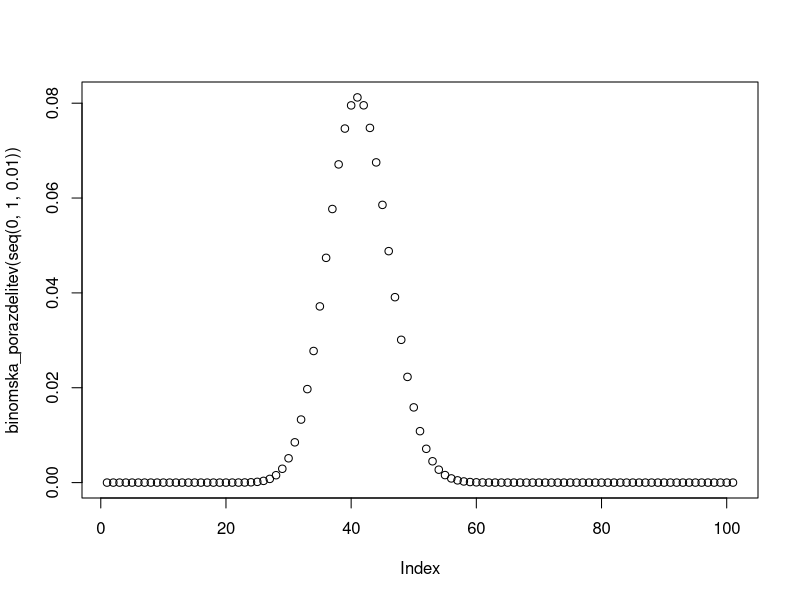
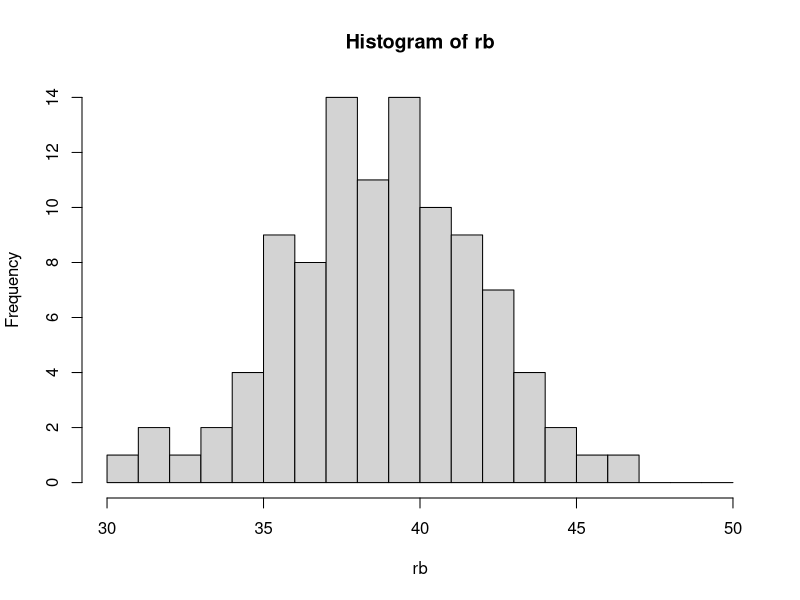
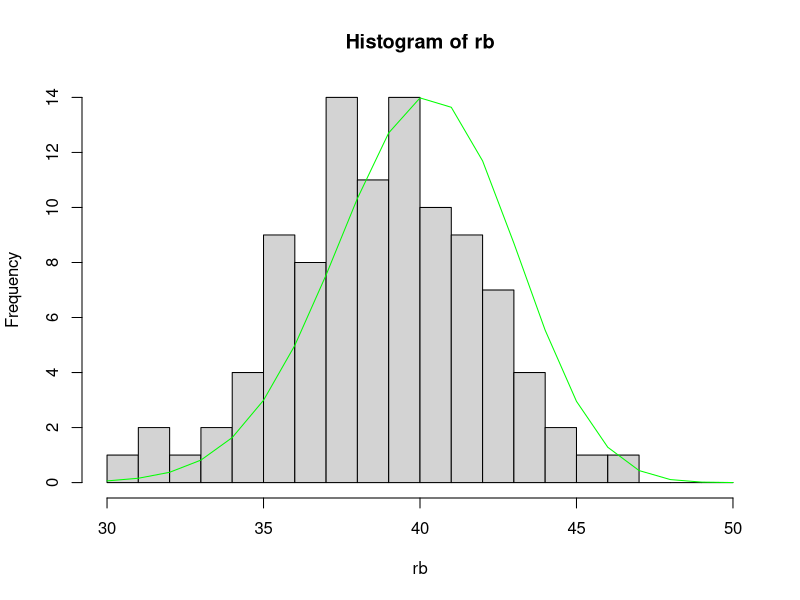

R code for these plots, in order:
## ---- chunk 1
binomska_porazdelitev <- \(p) {
  n = 100
  k = 40
  #return(binom(n, k) * p**k * (1 - p)**(n - k))
  return(choose(n, k) * p**k * (1 - p)**(n - k))
}

binom <- \(n, k) {
  return((factorial(n) / (factorial(k) * factorial(n - k))))
}

binomska_porazdelitev(0.50)
## ---- chunk 2
plot(binomska_porazdelitev(seq(0, 1, 0.01)))
## ---- chunk 3
#?dbinom
#?pbinom
#?rbinom
#?qbinom
## ---- chunk 4
# rbinom(n, size, prob)

# 50 naključnih vrednosti iz binomske porazdelitve
(rb <- rbinom(100, 50, 0.8))
hist(rb, breaks = seq(30, 50))
## ---- chunk 5
sekv <- seq(30, 50)

hist(rb, breaks = sekv)
lines(sekv, dbinom(sekv, 50, 0.8) * 100, col = "green")
## ---- chunk 6

## ---- chunk 7

